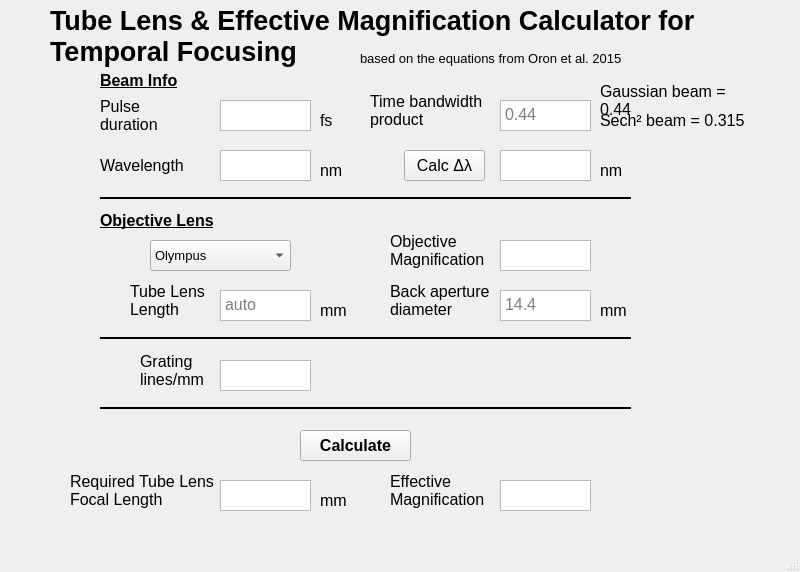
<?xml version="1.0" encoding="UTF-8"?>
<ui version="4.0">
 <class>MainWindow</class>
 <widget class="QMainWindow" name="MainWindow">
  <property name="geometry">
   <rect>
    <x>0</x>
    <y>0</y>
    <width>800</width>
    <height>572</height>
   </rect>
  </property>
  <property name="font">
   <font>
    <pointsize>10</pointsize>
   </font>
  </property>
  <property name="windowTitle">
   <string>MainWindow</string>
  </property>
  <widget class="QWidget" name="centralwidget">
   <widget class="QLabel" name="tbp_label">
    <property name="geometry">
     <rect>
      <x>370</x>
      <y>90</y>
      <width>121</width>
      <height>41</height>
     </rect>
    </property>
    <property name="font">
     <font>
      <pointsize>12</pointsize>
     </font>
    </property>
    <property name="text">
     <string>Time bandwidth product</string>
    </property>
    <property name="wordWrap">
     <bool>true</bool>
    </property>
   </widget>
   <widget class="QLabel" name="label_2">
    <property name="geometry">
     <rect>
      <x>50</x>
      <y>0</y>
      <width>651</width>
      <height>71</height>
     </rect>
    </property>
    <property name="font">
     <font>
      <pointsize>20</pointsize>
      <weight>75</weight>
      <bold>true</bold>
     </font>
    </property>
    <property name="text">
     <string>Tube Lens &amp; Effective Magnification Calculator for Temporal Focusing</string>
    </property>
    <property name="wordWrap">
     <bool>true</bool>
    </property>
   </widget>
   <widget class="QTextEdit" name="tbp_ip">
    <property name="geometry">
     <rect>
      <x>500</x>
      <y>100</y>
      <width>91</width>
      <height>31</height>
     </rect>
    </property>
    <property name="font">
     <font>
      <pointsize>12</pointsize>
     </font>
    </property>
    <property name="placeholderText">
     <string>0.44</string>
    </property>
   </widget>
   <widget class="QLabel" name="tbp_label_1">
    <property name="geometry">
     <rect>
      <x>600</x>
      <y>80</y>
      <width>161</width>
      <height>41</height>
     </rect>
    </property>
    <property name="font">
     <font>
      <pointsize>12</pointsize>
     </font>
    </property>
    <property name="text">
     <string>Gaussian beam = 0.44</string>
    </property>
    <property name="wordWrap">
     <bool>true</bool>
    </property>
   </widget>
   <widget class="QLabel" name="pd_label">
    <property name="geometry">
     <rect>
      <x>100</x>
      <y>90</y>
      <width>101</width>
      <height>51</height>
     </rect>
    </property>
    <property name="font">
     <font>
      <pointsize>12</pointsize>
     </font>
    </property>
    <property name="text">
     <string>Pulse duration</string>
    </property>
    <property name="wordWrap">
     <bool>true</bool>
    </property>
   </widget>
   <widget class="QTextEdit" name="pulse_duration">
    <property name="geometry">
     <rect>
      <x>220</x>
      <y>100</y>
      <width>91</width>
      <height>31</height>
     </rect>
    </property>
    <property name="font">
     <font>
      <pointsize>12</pointsize>
     </font>
    </property>
   </widget>
   <widget class="QLabel" name="label_5">
    <property name="geometry">
     <rect>
      <x>390</x>
      <y>280</y>
      <width>121</width>
      <height>41</height>
     </rect>
    </property>
    <property name="font">
     <font>
      <pointsize>12</pointsize>
     </font>
    </property>
    <property name="text">
     <string>Back aperture diameter</string>
    </property>
    <property name="wordWrap">
     <bool>true</bool>
    </property>
   </widget>
   <widget class="QTextEdit" name="bad_ip">
    <property name="geometry">
     <rect>
      <x>500</x>
      <y>290</y>
      <width>91</width>
      <height>31</height>
     </rect>
    </property>
    <property name="font">
     <font>
      <pointsize>12</pointsize>
     </font>
    </property>
    <property name="placeholderText">
     <string>14.4</string>
    </property>
   </widget>
   <widget class="QLabel" name="lem_label">
    <property name="geometry">
     <rect>
      <x>100</x>
      <y>140</y>
      <width>101</width>
      <height>51</height>
     </rect>
    </property>
    <property name="font">
     <font>
      <pointsize>12</pointsize>
     </font>
    </property>
    <property name="text">
     <string>Wavelength</string>
    </property>
    <property name="wordWrap">
     <bool>true</bool>
    </property>
   </widget>
   <widget class="QTextEdit" name="lam_ip">
    <property name="geometry">
     <rect>
      <x>220</x>
      <y>150</y>
      <width>91</width>
      <height>31</height>
     </rect>
    </property>
    <property name="font">
     <font>
      <pointsize>12</pointsize>
     </font>
    </property>
   </widget>
   <widget class="QPushButton" name="push_dlam">
    <property name="geometry">
     <rect>
      <x>404</x>
      <y>150</y>
      <width>81</width>
      <height>31</height>
     </rect>
    </property>
    <property name="font">
     <font>
      <pointsize>12</pointsize>
     </font>
    </property>
    <property name="text">
     <string>Calc Δλ</string>
    </property>
   </widget>
   <widget class="QTextEdit" name="dlam_result">
    <property name="geometry">
     <rect>
      <x>500</x>
      <y>150</y>
      <width>91</width>
      <height>31</height>
     </rect>
    </property>
    <property name="font">
     <font>
      <pointsize>12</pointsize>
     </font>
    </property>
   </widget>
   <widget class="Line" name="line">
    <property name="geometry">
     <rect>
      <x>100</x>
      <y>190</y>
      <width>531</width>
      <height>16</height>
     </rect>
    </property>
    <property name="frameShadow">
     <enum>QFrame::Plain</enum>
    </property>
    <property name="lineWidth">
     <number>2</number>
    </property>
    <property name="midLineWidth">
     <number>6</number>
    </property>
    <property name="orientation">
     <enum>Qt::Horizontal</enum>
    </property>
   </widget>
   <widget class="QTextEdit" name="grating">
    <property name="geometry">
     <rect>
      <x>220</x>
      <y>360</y>
      <width>91</width>
      <height>31</height>
     </rect>
    </property>
    <property name="font">
     <font>
      <pointsize>12</pointsize>
     </font>
    </property>
    <property name="tabStopWidth">
     <number>107</number>
    </property>
    <property name="placeholderText">
     <string/>
    </property>
   </widget>
   <widget class="QLabel" name="label_8">
    <property name="geometry">
     <rect>
      <x>140</x>
      <y>350</y>
      <width>81</width>
      <height>41</height>
     </rect>
    </property>
    <property name="font">
     <font>
      <pointsize>12</pointsize>
     </font>
    </property>
    <property name="text">
     <string>Grating lines/mm</string>
    </property>
    <property name="wordWrap">
     <bool>true</bool>
    </property>
   </widget>
   <widget class="QPushButton" name="push_flem">
    <property name="geometry">
     <rect>
      <x>300</x>
      <y>430</y>
      <width>111</width>
      <height>31</height>
     </rect>
    </property>
    <property name="font">
     <font>
      <pointsize>12</pointsize>
      <weight>75</weight>
      <bold>true</bold>
     </font>
    </property>
    <property name="text">
     <string>Calculate</string>
    </property>
   </widget>
   <widget class="QTextEdit" name="flem_result">
    <property name="geometry">
     <rect>
      <x>220</x>
      <y>480</y>
      <width>91</width>
      <height>31</height>
     </rect>
    </property>
    <property name="font">
     <font>
      <pointsize>12</pointsize>
     </font>
    </property>
   </widget>
   <widget class="QLabel" name="label_9">
    <property name="geometry">
     <rect>
      <x>70</x>
      <y>470</y>
      <width>151</width>
      <height>41</height>
     </rect>
    </property>
    <property name="font">
     <font>
      <pointsize>12</pointsize>
     </font>
    </property>
    <property name="text">
     <string>Required Tube Lens Focal Length</string>
    </property>
    <property name="wordWrap">
     <bool>true</bool>
    </property>
   </widget>
   <widget class="QTextEdit" name="effmag_result">
    <property name="geometry">
     <rect>
      <x>500</x>
      <y>480</y>
      <width>91</width>
      <height>31</height>
     </rect>
    </property>
    <property name="font">
     <font>
      <pointsize>12</pointsize>
     </font>
    </property>
   </widget>
   <widget class="QLabel" name="label_10">
    <property name="geometry">
     <rect>
      <x>390</x>
      <y>470</y>
      <width>101</width>
      <height>41</height>
     </rect>
    </property>
    <property name="font">
     <font>
      <pointsize>12</pointsize>
     </font>
    </property>
    <property name="text">
     <string>Effective Magnification</string>
    </property>
    <property name="wordWrap">
     <bool>true</bool>
    </property>
   </widget>
   <widget class="QTextEdit" name="tube_result">
    <property name="geometry">
     <rect>
      <x>220</x>
      <y>290</y>
      <width>91</width>
      <height>31</height>
     </rect>
    </property>
    <property name="font">
     <font>
      <pointsize>12</pointsize>
     </font>
    </property>
    <property name="placeholderText">
     <string>auto</string>
    </property>
   </widget>
   <widget class="QLabel" name="label_6">
    <property name="geometry">
     <rect>
      <x>100</x>
      <y>200</y>
      <width>121</width>
      <height>41</height>
     </rect>
    </property>
    <property name="font">
     <font>
      <pointsize>12</pointsize>
      <weight>75</weight>
      <bold>true</bold>
      <underline>true</underline>
     </font>
    </property>
    <property name="text">
     <string>Objective Lens</string>
    </property>
    <property name="wordWrap">
     <bool>true</bool>
    </property>
   </widget>
   <widget class="QComboBox" name="comboBox">
    <property name="geometry">
     <rect>
      <x>150</x>
      <y>240</y>
      <width>141</width>
      <height>31</height>
     </rect>
    </property>
    <property name="font">
     <font>
      <pointsize>10</pointsize>
     </font>
    </property>
    <item>
     <property name="text">
      <string>Olympus</string>
     </property>
    </item>
    <item>
     <property name="text">
      <string>Nikon</string>
     </property>
    </item>
    <item>
     <property name="text">
      <string>Zeiss</string>
     </property>
    </item>
   </widget>
   <widget class="QLabel" name="label_7">
    <property name="geometry">
     <rect>
      <x>130</x>
      <y>280</y>
      <width>121</width>
      <height>41</height>
     </rect>
    </property>
    <property name="font">
     <font>
      <pointsize>12</pointsize>
     </font>
    </property>
    <property name="text">
     <string>Tube Lens Length</string>
    </property>
    <property name="wordWrap">
     <bool>true</bool>
    </property>
   </widget>
   <widget class="QTextEdit" name="mag_ip">
    <property name="geometry">
     <rect>
      <x>500</x>
      <y>240</y>
      <width>91</width>
      <height>31</height>
     </rect>
    </property>
    <property name="font">
     <font>
      <pointsize>12</pointsize>
     </font>
    </property>
    <property name="placeholderText">
     <string/>
    </property>
   </widget>
   <widget class="QLabel" name="label_11">
    <property name="geometry">
     <rect>
      <x>390</x>
      <y>230</y>
      <width>121</width>
      <height>41</height>
     </rect>
    </property>
    <property name="font">
     <font>
      <pointsize>12</pointsize>
     </font>
    </property>
    <property name="text">
     <string>Objective Magnification</string>
    </property>
    <property name="wordWrap">
     <bool>true</bool>
    </property>
   </widget>
   <widget class="Line" name="line_2">
    <property name="geometry">
     <rect>
      <x>100</x>
      <y>400</y>
      <width>531</width>
      <height>16</height>
     </rect>
    </property>
    <property name="frameShadow">
     <enum>QFrame::Plain</enum>
    </property>
    <property name="lineWidth">
     <number>2</number>
    </property>
    <property name="midLineWidth">
     <number>6</number>
    </property>
    <property name="orientation">
     <enum>Qt::Horizontal</enum>
    </property>
   </widget>
   <widget class="Line" name="line_3">
    <property name="geometry">
     <rect>
      <x>100</x>
      <y>330</y>
      <width>531</width>
      <height>16</height>
     </rect>
    </property>
    <property name="frameShadow">
     <enum>QFrame::Plain</enum>
    </property>
    <property name="lineWidth">
     <number>2</number>
    </property>
    <property name="midLineWidth">
     <number>6</number>
    </property>
    <property name="orientation">
     <enum>Qt::Horizontal</enum>
    </property>
   </widget>
   <widget class="QLabel" name="label_12">
    <property name="geometry">
     <rect>
      <x>100</x>
      <y>60</y>
      <width>121</width>
      <height>41</height>
     </rect>
    </property>
    <property name="font">
     <font>
      <pointsize>12</pointsize>
      <weight>75</weight>
      <bold>true</bold>
      <underline>true</underline>
     </font>
    </property>
    <property name="text">
     <string>Beam Info</string>
    </property>
    <property name="wordWrap">
     <bool>true</bool>
    </property>
   </widget>
   <widget class="QLabel" name="tbp_label_2">
    <property name="geometry">
     <rect>
      <x>600</x>
      <y>150</y>
      <width>161</width>
      <height>41</height>
     </rect>
    </property>
    <property name="font">
     <font>
      <pointsize>12</pointsize>
     </font>
    </property>
    <property name="text">
     <string>nm</string>
    </property>
    <property name="wordWrap">
     <bool>true</bool>
    </property>
   </widget>
   <widget class="QLabel" name="label">
    <property name="geometry">
     <rect>
      <x>360</x>
      <y>50</y>
      <width>291</width>
      <height>16</height>
     </rect>
    </property>
    <property name="text">
     <string>based on the equations from Oron et al. 2015</string>
    </property>
   </widget>
   <widget class="QLabel" name="tbp_label_3">
    <property name="geometry">
     <rect>
      <x>320</x>
      <y>100</y>
      <width>161</width>
      <height>41</height>
     </rect>
    </property>
    <property name="font">
     <font>
      <pointsize>12</pointsize>
     </font>
    </property>
    <property name="text">
     <string>fs</string>
    </property>
    <property name="wordWrap">
     <bool>true</bool>
    </property>
   </widget>
   <widget class="QLabel" name="tbp_label_4">
    <property name="geometry">
     <rect>
      <x>320</x>
      <y>150</y>
      <width>61</width>
      <height>41</height>
     </rect>
    </property>
    <property name="font">
     <font>
      <pointsize>12</pointsize>
     </font>
    </property>
    <property name="text">
     <string>nm</string>
    </property>
    <property name="wordWrap">
     <bool>true</bool>
    </property>
   </widget>
   <widget class="QLabel" name="tbp_label_5">
    <property name="geometry">
     <rect>
      <x>320</x>
      <y>290</y>
      <width>161</width>
      <height>41</height>
     </rect>
    </property>
    <property name="font">
     <font>
      <pointsize>12</pointsize>
     </font>
    </property>
    <property name="text">
     <string>mm</string>
    </property>
    <property name="wordWrap">
     <bool>true</bool>
    </property>
   </widget>
   <widget class="QLabel" name="tbp_label_6">
    <property name="geometry">
     <rect>
      <x>600</x>
      <y>290</y>
      <width>161</width>
      <height>41</height>
     </rect>
    </property>
    <property name="font">
     <font>
      <pointsize>12</pointsize>
     </font>
    </property>
    <property name="text">
     <string>mm</string>
    </property>
    <property name="wordWrap">
     <bool>true</bool>
    </property>
   </widget>
   <widget class="QLabel" name="tbp_label_7">
    <property name="geometry">
     <rect>
      <x>320</x>
      <y>480</y>
      <width>161</width>
      <height>41</height>
     </rect>
    </property>
    <property name="font">
     <font>
      <pointsize>12</pointsize>
     </font>
    </property>
    <property name="text">
     <string>mm</string>
    </property>
    <property name="wordWrap">
     <bool>true</bool>
    </property>
   </widget>
   <widget class="QLabel" name="tbp_label_8">
    <property name="geometry">
     <rect>
      <x>600</x>
      <y>100</y>
      <width>161</width>
      <height>41</height>
     </rect>
    </property>
    <property name="font">
     <font>
      <pointsize>12</pointsize>
     </font>
    </property>
    <property name="text">
     <string>Sech² beam = 0.315</string>
    </property>
    <property name="wordWrap">
     <bool>true</bool>
    </property>
   </widget>
  </widget>
  <widget class="QMenuBar" name="menubar">
   <property name="geometry">
    <rect>
     <x>0</x>
     <y>0</y>
     <width>800</width>
     <height>23</height>
    </rect>
   </property>
  </widget>
  <widget class="QStatusBar" name="statusbar"/>
 </widget>
 <resources/>
 <connections/>
</ui>
